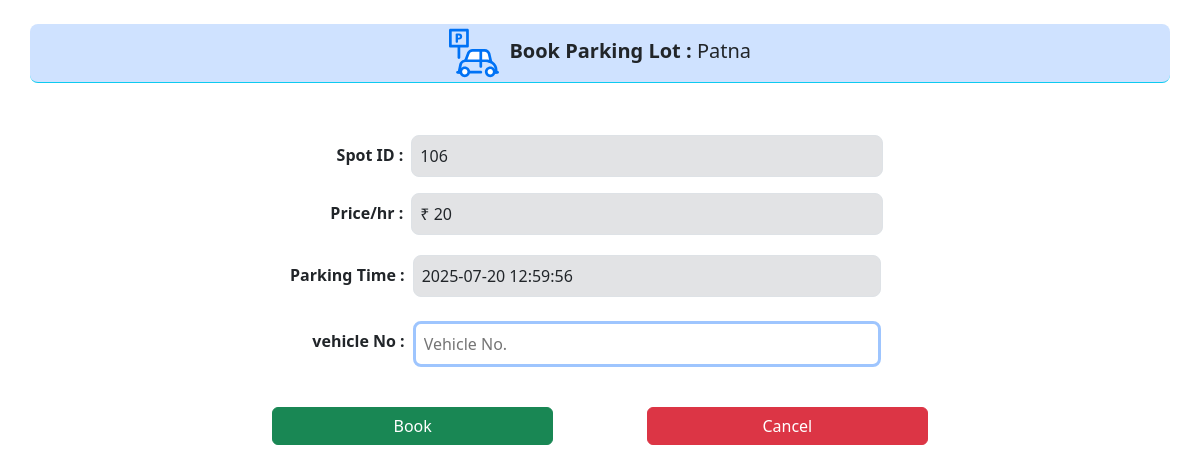
Page /book/3 (signed in) on the earlier database version.
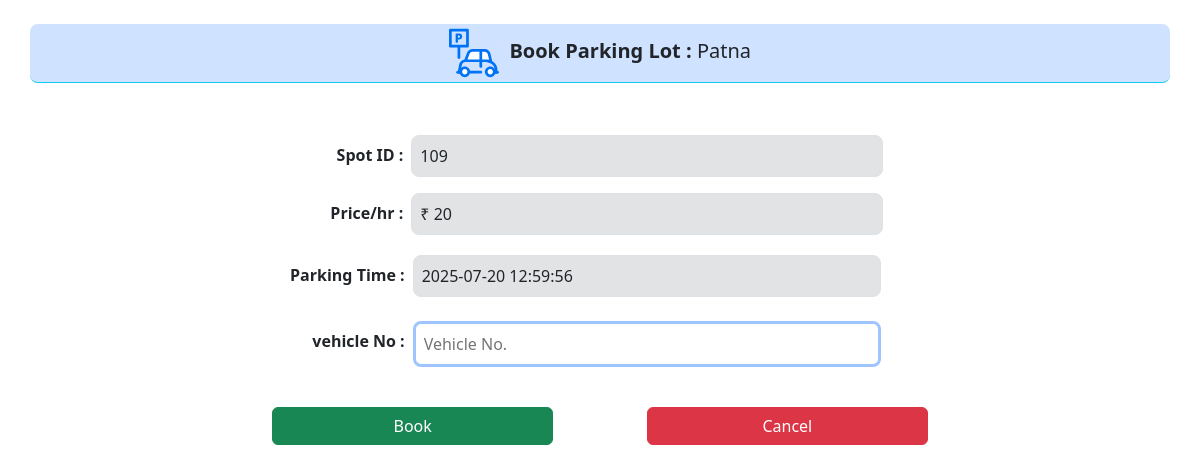
Same page on the later database version.
### application/models.py (models this page shows)
class Parking_spot(db.Model):
    id = db.Column(db.Integer, primary_key=True ,autoincrement=True)
    lot_id = db.Column(db.Integer(), db.ForeignKey('parking_lot.id'), nullable=False)
    booking_id=db.Column(db.Integer(), nullable=True)
    is_occupied = db.Column(db.Boolean, default=False)
    bookings = db.relationship('Booking', backref='parking_spot', lazy=True, order_by='Booking.parking')

### application/controllers.py (the view, shortened to what this page needs)
@app.route("/book/<int:id>", methods=["GET","POST"])
def book(id):
    if 'user' not in session:
        return redirect(url_for('login'))
    u=User.query.get(session['user'])
    if u.is_admin:
        return redirect(url_for('admin'))
    lot=Parking_lot.query.get(id)
    time=datetime.now()
    spot=None
    for s in lot.spots:
        if not s.is_occupied:
            spot=s
            break
    if not spot:
        flash("Parking Lot is full")
        return redirect(url_for('user'))
    return render_template("book.html", lot=lot, time=time, spot=spot)

### templates/book.html
{% extends 'template.jinja' %}
{% block body %}
<div class="container mt-4">
    <div class="row rounded-3 border-bottom border-info mb-5 bg-primary-subtle justify-content-center">
        <div class="col fs-5 p-1 text-center"> <img src="/static/parking.svg" width="50" height="50" alt="ParkHere">
            <b>&nbsp;Book Parking Lot : </b>{{lot.prime_location}}
        </div>
    </div>
    <div class="row justify-content-center mb-2 p-1">
        <div class="col-3 p-2 text-end"> <b>Spot ID :</b>
        </div>
        <div class="col-5 bg-secondary-subtle border rounded-3 p-2 ">{{spot.id}}
        </div>
        <div class="col-2 ">
        </div>
    </div>
    <div class="row justify-content-center mb-2 p-1">
        <div class="col-3 p-2 text-end"> <b>Price/hr :</b>
        </div>
        <div class="col-5 bg-secondary-subtle border rounded-3 p-2 ">₹ {{lot.price}}
        </div>
        <div class="col-2 ">
        </div>
    </div>
    <div class="row justify-content-center mb-2 p-2">
        <div class="col-3 p-2 text-end"> <b>Parking Time :</b>
        </div>
        <div class="col-5 bg-secondary-subtle border rounded-3 p-2 ">{{time}}
        </div>
        <div class="col-2 ">
        </div>
    </div>
    <form method="post">
        <div class="row justify-content-center mb-4 p-2">
            <div class="col-3 p-2 text-end"> <b>vehicle No :</b>
            </div>
            <input class="col-5 border border-3 border-primary-subtle rounded-3 p-2"
                   type="text" placeholder="Vehicle No." name="vehicle">
            <div class="col-2">
            </div>
        </div>
        <div class="row justify-content-center mb-2 p-2">
            <button class='col-3 btn btn-success' type="submit" name="action" value="book">Book</button>
            <div class="col-1 ">
            </div>
            <a class='col-3 btn btn-danger' href="/">Cancel</a>
        </div>
    </form>
</div>
{% endblock %}

Differences in the rows shown:
removed Parking_spot: id "106"
now on this page (row unchanged): Parking_spot: id "109"
